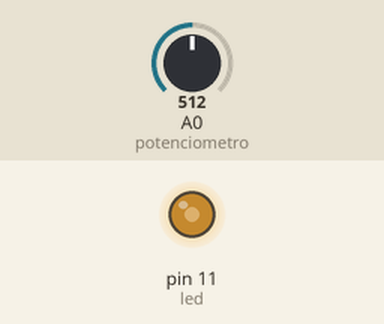
Simulated run of this sketch. Board: Arduino Uno, built with avr-gcc and run on an emulated ATmega328P. Parts: output pins drawn as LEDs (lit = HIGH). The test bench sets the inputs (shaded band); at power-on: A0 (potenciometro) = 512.

Above: at 1.2 s.
1.3 s: A0 (potenciometro) set to 716
At 1.7 s:
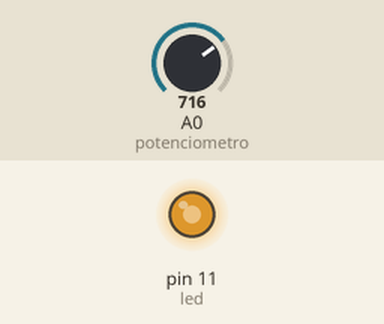
2.8 s: A0 (potenciometro) set to 900
At 4.0 s:
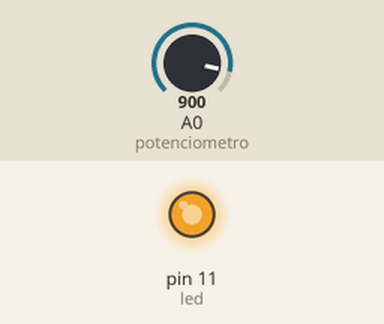
4.3 s: A0 (potenciometro) set to 122
At 5.1 s:
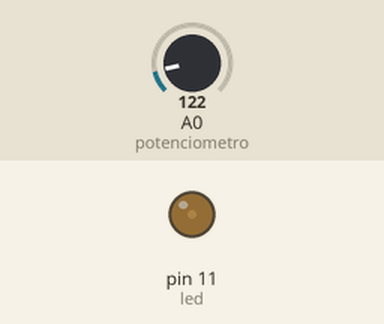
5.8 s: A0 (potenciometro) set to 0
At 6.3 s:
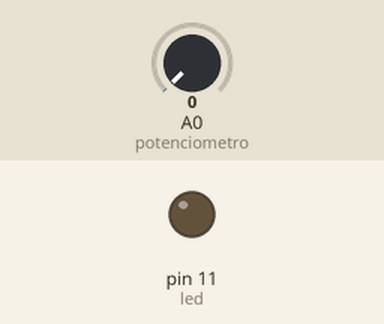
7.3 s: A0 (potenciometro) set to 511
At 8.6 s:
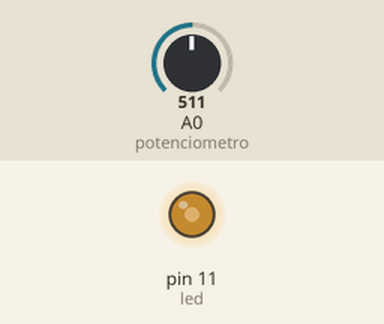
Timing chart, 0 to 9.8 s (numbered marks = the images above; inputs shaded):
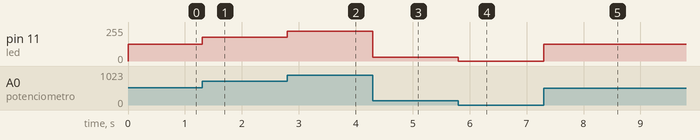

Measured:
- after the input at 1.3 s, pin 11 (led): 127/255 → 178/255 at once
- after the input at 2.8 s, pin 11 (led): 178/255 → 224/255 at once
- after the input at 4.3 s, pin 11 (led): 224/255 → 30/255 at once
- after the input at 5.8 s, pin 11 (led): 30/255 → 0/255 at once
- after the input at 7.3 s, pin 11 (led): 0/255 → 127/255 at once

The sketch:

lab06.ino
```cpp
// C++ code
//

int led= 11;
int potenciometro = A0;
void setup()
{
  pinMode(led, OUTPUT);
}

void loop()
{
  int potenciometroValue = analogRead(potenciometro);
  int brilhoLed = map(potenciometroValue, 0, 1023, 0, 255);
  analogWrite(led, brilhoLed);
}
```
